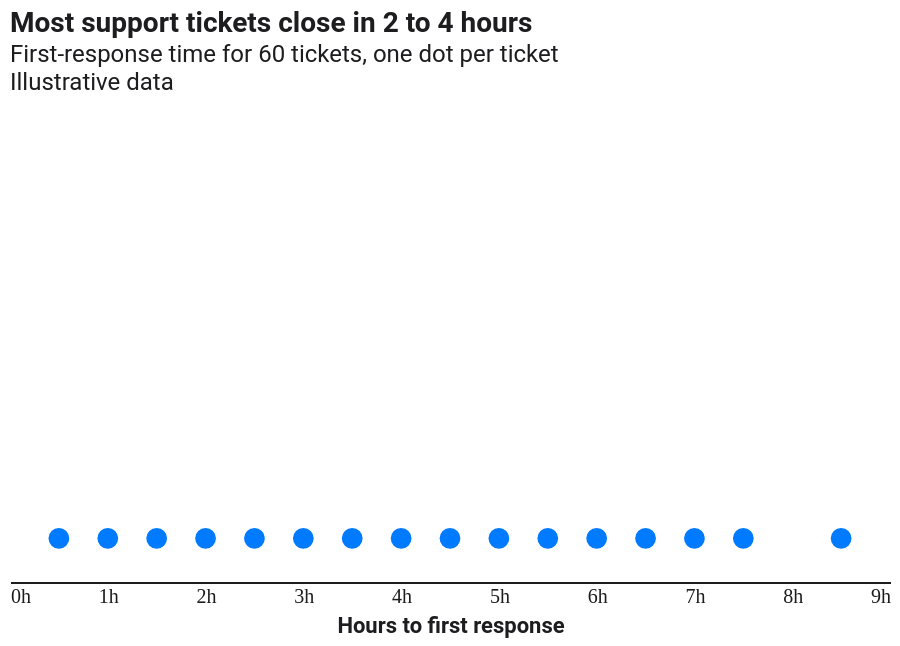

Express this chart as Vega-Lite.
### Vega-Lite specification from a JSON file in a GitHub repository (floating-point values rounded to 4 significant figures)
{"$schema": "https://vega.github.io/schema/vega-lite/v5.json", "config": {"background": "#FFFFFF", "font": "Roboto, Roboto Serif, Roboto Mono, system-ui, sans-serif", "view": {"stroke": null, "cornerRadius": 10}, "axis": {"domain": true, "domainColor": "#1D1D1F", "labelColor": "#1D1D1F", "titleColor": "#1D1D1F", "grid": false, "ticks": false, "labelFont": "Roboto Mono", "titleFont": "Roboto"}, "axisTop": {"domain": false, "domainColor": null, "labels": false, "ticks": false, "title": null}, "axisRight": {"domain": false, "domainColor": null, "labels": false, "ticks": false, "title": null}, "legend": {"titleFont": "Roboto", "labelFont": "Roboto", "labelColor": "#1D1D1F", "titleColor": "#1D1D1F"}, "title": {"font": "Roboto", "fontSize": 14, "color": "#1D1D1F", "subtitleFont": "Roboto", "subtitleColor": "#1D1D1F"}, "range": {"category": ["#FF3B30", "#FF9500", "#FFCC00", "#28CD41", "#79DBDC", "#007AFF", "#AF52DE", "#FF2D55"]}, "bar": {"cornerRadiusEnd": 4}, "line": {"strokeWidth": 2}, "point": {"filled": true, "size": 40}}, "width": 440, "height": 240, "title": {"text": "Most support tickets close in 2 to 4 hours", "subtitle": ["First-response time for 60 tickets, one dot per ticket", "Illustrative data"], "anchor": "start"}, "data": {"values": [{"hours": 0.5}, {"hours": 0.5}, {"hours": 1.0}, {"hours": 1.0}, {"hours": 1.0}, {"hours": 1.5}, {"hours": 1.5}, {"hours": 1.5}, {"hours": 1.5}, {"hours": 2.0}, {"hours": 2.0}, {"hours": 2.0}, {"hours": 2.0}, {"hours": 2.0}, {"hours": 2.0}, {"hours": 2.0}, {"hours": 2.5}, {"hours": 2.5}, {"hours": 2.5}, {"hours": 2.5}, {"hours": 2.5}, {"hours": 2.5}, {"hours": 2.5}, {"hours": 2.5}, {"hours": 3.0}, {"hours": 3.0}, {"hours": 3.0}, {"hours": 3.0}, {"hours": 3.0}, {"hours": 3.0}, {"hours": 3.0}, {"hours": 3.0}, {"hours": 3.0}, {"hours": 3.5}, {"hours": 3.5}, {"hours": 3.5}, {"hours": 3.5}, {"hours": 3.5}, {"hours": 3.5}, {"hours": 4.0}, {"hours": 4.0}, {"hours": 4.0}, {"hours": 4.0}, {"hours": 4.0}, {"hours": 4.5}, {"hours": 4.5}, {"hours": 4.5}, {"hours": 4.5}, {"hours": 5.0}, {"hours": 5.0}, {"hours": 5.0}, {"hours": 5.5}, {"hours": 5.5}, {"hours": 6.0}, {"hours": 6.0}, {"hours": 6.5}, {"hours": 7.0}, {"hours": 7.5}, {"hours": 8.5}]}, "transform": [{"window": [{"op": "rank", "as": "stack"}], "groupby": ["hours"], "sort": [{"field": "hours"}]}], "mark": {"type": "circle", "filled": true, "opacity": 1, "stroke": "#FFFFFF", "strokeWidth": 1, "size": 130}, "encoding": {"x": {"field": "hours", "type": "quantitative", "scale": {"domain": [0, 9]}, "axis": {"title": "Hours to first response", "values": [0, 1, 2, 3, 4, 5, 6, 7, 8, 9], "labelExpr": "datum.value + 'h'"}}, "y": {"field": "stack", "type": "quantitative", "scale": {"domain": [0, 11]}, "axis": null}, "color": {"value": "#007AFF"}}}
